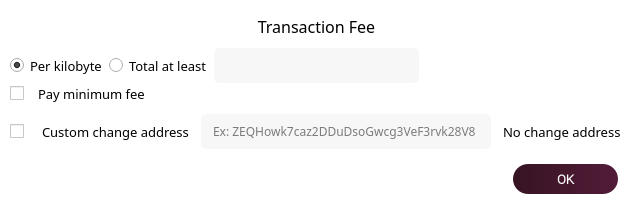
<?xml version="1.0" encoding="UTF-8"?>
<ui version="4.0">
 <class>TransactionFees</class>
 <widget class="QDialog" name="TransactionFees">
  <property name="geometry">
   <rect>
    <x>0</x>
    <y>0</y>
    <width>633</width>
    <height>209</height>
   </rect>
  </property>
  <property name="minimumSize">
   <size>
    <width>633</width>
    <height>0</height>
   </size>
  </property>
  <property name="maximumSize">
   <size>
    <width>800</width>
    <height>16777215</height>
   </size>
  </property>
  <property name="windowTitle">
   <string>Dialog</string>
  </property>
  <property name="styleSheet">
   <string notr="true">border:0;</string>
  </property>
  <layout class="QVBoxLayout" name="verticalLayout">
   <property name="spacing">
    <number>0</number>
   </property>
   <property name="leftMargin">
    <number>0</number>
   </property>
   <property name="topMargin">
    <number>0</number>
   </property>
   <property name="rightMargin">
    <number>0</number>
   </property>
   <property name="bottomMargin">
    <number>0</number>
   </property>
   <item>
    <widget class="QFrame" name="frame">
     <property name="styleSheet">
      <string notr="true">background-color: white;
</string>
     </property>
     <property name="frameShape">
      <enum>QFrame::StyledPanel</enum>
     </property>
     <property name="frameShadow">
      <enum>QFrame::Raised</enum>
     </property>
     <layout class="QVBoxLayout" name="verticalLayout_2">
      <property name="spacing">
       <number>0</number>
      </property>
      <property name="leftMargin">
       <number>10</number>
      </property>
      <property name="topMargin">
       <number>10</number>
      </property>
      <property name="rightMargin">
       <number>10</number>
      </property>
      <property name="bottomMargin">
       <number>10</number>
      </property>
      <item>
       <layout class="QVBoxLayout" name="verticalLayout_3">
        <property name="spacing">
         <number>0</number>
        </property>
        <item>
         <layout class="QVBoxLayout" name="verticalLayout_4">
          <property name="topMargin">
           <number>5</number>
          </property>
          <property name="bottomMargin">
           <number>10</number>
          </property>
          <item>
           <widget class="QLabel" name="labelFeeHeadline_3">
            <property name="sizePolicy">
             <sizepolicy hsizetype="Preferred" vsizetype="Maximum">
              <horstretch>0</horstretch>
              <verstretch>0</verstretch>
             </sizepolicy>
            </property>
            <property name="font">
             <font>
              <family>NoirRegular</family>
              <pointsize>12</pointsize>
              <weight>50</weight>
              <bold>false</bold>
             </font>
            </property>
            <property name="styleSheet">
             <string notr="true">color: black;</string>
            </property>
            <property name="text">
             <string>Transaction Fee</string>
            </property>
            <property name="alignment">
             <set>Qt::AlignCenter</set>
            </property>
           </widget>
          </item>
         </layout>
        </item>
        <item>
         <layout class="QVBoxLayout" name="verticalLayoutFee8_3">
          <property name="spacing">
           <number>0</number>
          </property>
          <item>
           <layout class="QHBoxLayout" name="horizontalLayoutFee13_3">
            <property name="spacing">
             <number>6</number>
            </property>
            <item>
             <widget class="QRadioButton" name="radioCustomPerKilobyte">
              <property name="font">
               <font>
                <family>NoirLight</family>
                <pointsize>10</pointsize>
               </font>
              </property>
              <property name="toolTip">
               <string>If the custom fee is set to 1000 satoshis and the transaction is only 250 bytes, then &quot;per kilobyte&quot; only pays 250 satoshis in fee, while &quot;total at least&quot; pays 1000 satoshis. For transactions bigger than a kilobyte both pay by kilobyte.</string>
              </property>
              <property name="styleSheet">
               <string notr="true">color: black;
</string>
              </property>
              <property name="text">
               <string>Per kilobyte</string>
              </property>
              <property name="checked">
               <bool>true</bool>
              </property>
             </widget>
            </item>
            <item>
             <widget class="QRadioButton" name="radioCustomAtLeast">
              <property name="font">
               <font>
                <family>NoirLight</family>
                <pointsize>10</pointsize>
               </font>
              </property>
              <property name="toolTip">
               <string>If the custom fee is set to 1000 satoshis and the transaction is only 250 bytes, then &quot;per kilobyte&quot; only pays 250 satoshis in fee, while &quot;total at least&quot; pays 1000 satoshis. For transactions bigger than a kilobyte both pay by kilobyte.</string>
              </property>
              <property name="styleSheet">
               <string notr="true">color: black;
</string>
              </property>
              <property name="text">
               <string>Total at least</string>
              </property>
             </widget>
            </item>
            <item>
             <widget class="BitcoinAmountField" name="customFee">
              <property name="styleSheet">
               <string notr="true">background-color:rgba(247, 247, 247, 250);
height: 35px;
border-radius:5px;
border-style:solid;
border-color:gray;
border-width:thin;
padding-left: 10;
</string>
              </property>
             </widget>
            </item>
            <item>
             <spacer name="horizontalSpacer_9">
              <property name="orientation">
               <enum>Qt::Horizontal</enum>
              </property>
              <property name="sizeHint" stdset="0">
               <size>
                <width>1</width>
                <height>1</height>
               </size>
              </property>
             </spacer>
            </item>
           </layout>
          </item>
          <item>
           <layout class="QHBoxLayout" name="horizontalLayoutFee8_3">
            <property name="spacing">
             <number>8</number>
            </property>
            <item>
             <widget class="QCheckBox" name="checkBoxMinimumFee">
              <property name="enabled">
               <bool>true</bool>
              </property>
              <property name="toolTip">
               <string>Paying only the minimum fee is just fine as long as there is less transaction volume than space in the blocks. But be aware that this can end up in a never confirming transaction once there is more demand for zcoin transactions than the network can process.</string>
              </property>
              <property name="text">
               <string/>
              </property>
             </widget>
            </item>
            <item>
             <widget class="QLabel" name="labelMinFeeWarning">
              <property name="enabled">
               <bool>true</bool>
              </property>
              <property name="font">
               <font>
                <family>NoirLight</family>
                <pointsize>10</pointsize>
               </font>
              </property>
              <property name="toolTip">
               <string>Paying only the minimum fee is just fine as long as there is less transaction volume than space in the blocks. But be aware that this can end up in a never confirming transaction once there is more demand for noir transactions than the network can process.</string>
              </property>
              <property name="styleSheet">
               <string notr="true">color: black;
</string>
              </property>
              <property name="text">
               <string>Pay minimum fee</string>
              </property>
              <property name="margin">
               <number>5</number>
              </property>
             </widget>
            </item>
            <item>
             <spacer name="horizontalSpacer_10">
              <property name="orientation">
               <enum>Qt::Horizontal</enum>
              </property>
              <property name="sizeHint" stdset="0">
               <size>
                <width>1</width>
                <height>1</height>
               </size>
              </property>
             </spacer>
            </item>
           </layout>
          </item>
         </layout>
        </item>
        <item>
         <layout class="QHBoxLayout" name="horizontalLayout">
          <property name="spacing">
           <number>12</number>
          </property>
          <property name="topMargin">
           <number>0</number>
          </property>
          <item>
           <widget class="QCheckBox" name="customChangeAddress">
            <property name="font">
             <font>
              <family>NoirLight</family>
              <pointsize>13</pointsize>
             </font>
            </property>
            <property name="text">
             <string/>
            </property>
           </widget>
          </item>
          <item>
           <widget class="QLabel" name="label">
            <property name="font">
             <font>
              <family>NoirLight</family>
              <pointsize>10</pointsize>
             </font>
            </property>
            <property name="text">
             <string>Custom change address</string>
            </property>
           </widget>
          </item>
          <item>
           <widget class="QValidatedLineEdit" name="changeAddress">
            <property name="minimumSize">
             <size>
              <width>290</width>
              <height>0</height>
             </size>
            </property>
            <property name="maximumSize">
             <size>
              <width>290</width>
              <height>16777215</height>
             </size>
            </property>
            <property name="font">
             <font>
              <family>NoirLight</family>
             </font>
            </property>
            <property name="styleSheet">
             <string notr="true">background-color:rgba(247, 247, 247, 250);
height: 35px;
border-radius:5px;
border-style:solid;
border-color:gray;
border-width:thin;
padding-left: 10;
</string>
            </property>
            <property name="text">
             <string/>
            </property>
            <property name="placeholderText">
             <string>Ex: ZEQHowk7caz2DDuDsoGwcg3VeF3rvk28V8</string>
            </property>
           </widget>
          </item>
          <item>
           <widget class="QLabel" name="labelCoinControlChangeLabel">
            <property name="font">
             <font>
              <family>NoirLight</family>
              <pointsize>10</pointsize>
             </font>
            </property>
            <property name="text">
             <string>No change address</string>
            </property>
           </widget>
          </item>
          <item>
           <spacer name="horizontalSpacer_2">
            <property name="orientation">
             <enum>Qt::Horizontal</enum>
            </property>
            <property name="sizeHint" stdset="0">
             <size>
              <width>40</width>
              <height>20</height>
             </size>
            </property>
           </spacer>
          </item>
         </layout>
        </item>
       </layout>
      </item>
      <item>
       <layout class="QHBoxLayout" name="horizontalLayout_3">
        <property name="spacing">
         <number>0</number>
        </property>
        <property name="topMargin">
         <number>5</number>
        </property>
        <property name="rightMargin">
         <number>5</number>
        </property>
        <property name="bottomMargin">
         <number>5</number>
        </property>
        <item>
         <spacer name="horizontalSpacer">
          <property name="orientation">
           <enum>Qt::Horizontal</enum>
          </property>
          <property name="sizeHint" stdset="0">
           <size>
            <width>40</width>
            <height>20</height>
           </size>
          </property>
         </spacer>
        </item>
        <item>
         <widget class="QPushButton" name="pushButton">
          <property name="font">
           <font>
            <family>Roboto Light</family>
            <pointsize>10</pointsize>
            <weight>75</weight>
            <bold>true</bold>
           </font>
          </property>
          <property name="styleSheet">
           <string notr="true">background: QLinearGradient(x1: 0, y1: 0, x2: 1, y2: 0, stop: 0 #361423, stop: 1 #531c38);
color: white;
border-radius:15px;
height:30px;
width:105px;</string>
          </property>
          <property name="text">
           <string>OK</string>
          </property>
         </widget>
        </item>
       </layout>
      </item>
     </layout>
    </widget>
   </item>
  </layout>
 </widget>
 <customwidgets>
  <customwidget>
   <class>QValidatedLineEdit</class>
   <extends>QLineEdit</extends>
   <header>qvalidatedlineedit.h</header>
  </customwidget>
  <customwidget>
   <class>BitcoinAmountField</class>
   <extends>QLineEdit</extends>
   <header>bitcoinamountfield.h</header>
   <container>1</container>
  </customwidget>
 </customwidgets>
 <resources/>
 <connections/>
</ui>
